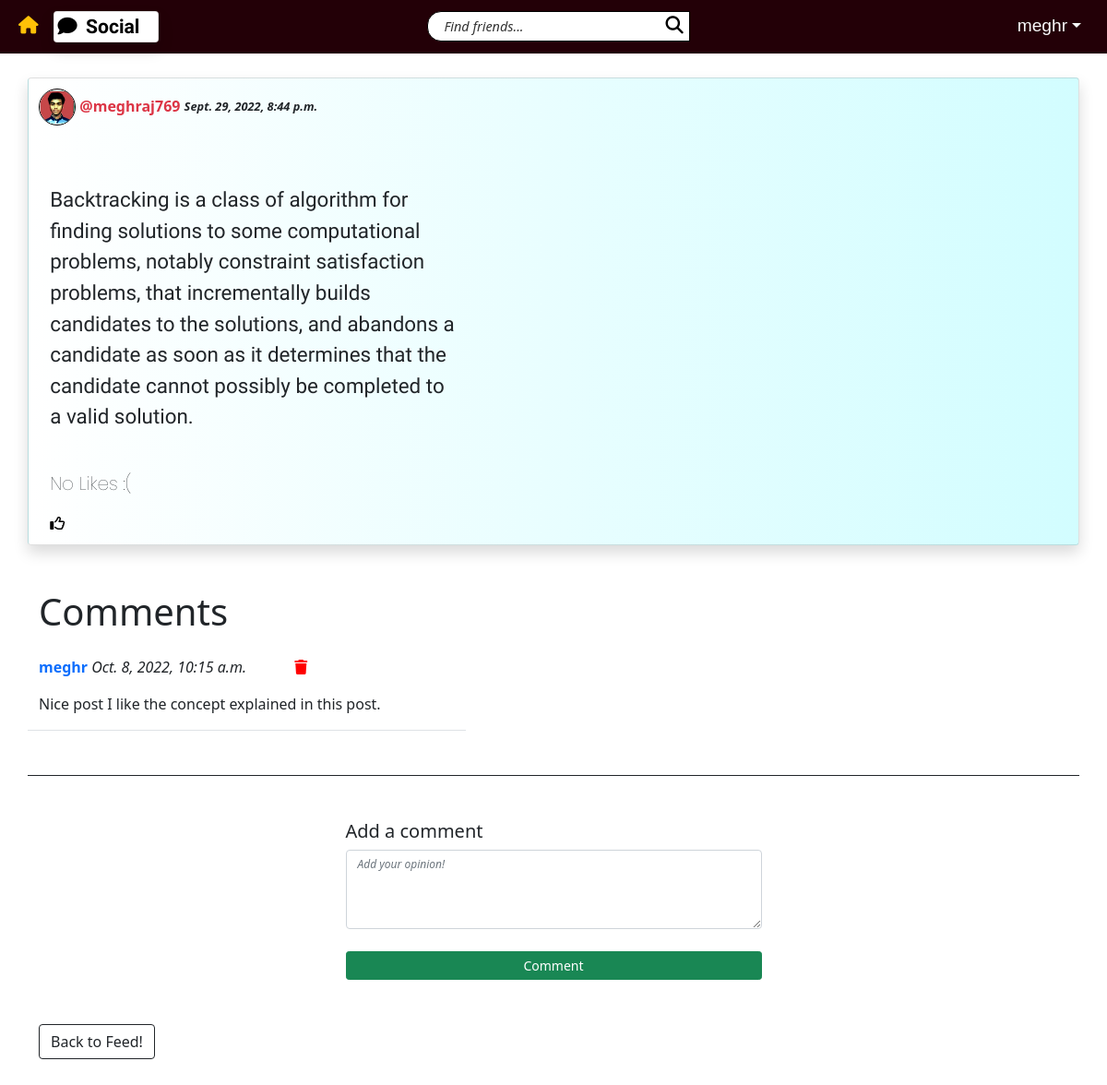
Page /social/post/12/ (signed in) on the committed database.
### main/models.py (models this page shows, shortened)
class Post(models.Model):
    body = models.TextField()
    created_on = models.DateTimeField(default=timezone.now)
    author = models.ForeignKey(User, on_delete=models.CASCADE)
    likers = models.ManyToManyField(User, blank=True, related_name='likers')
    does_like = models.BooleanField(default=False)
    likes = 0
    @property
    def returnlikes(self):
        likes = len(self.likers.all())
        if likes==0:
            return 'No Likes :('
        if likes==1:
            return '1 Like!'
        return str(likes)+' Likes!'

class UserProfile(models.Model):
    user = models.OneToOneField(User, primary_key = True, on_delete=models.CASCADE, verbose_name='user', related_name='profile')
    name = models.CharField(max_length=30, blank=True, null=True)
    bio = models.TextField(max_length=300, null=True, blank=True)
    birth_date = models.DateField(null=True)
    picture = models.ImageField(blank=True, null=True, default='uploads/profile_pictures/default.jpg', upload_to='uploads/profile_pictures')
    followers = models.ManyToManyField(User, blank=True, related_name='followers')

class Comment(models.Model):
    comment = models.TextField()
    created_on = models.DateTimeField(default=timezone.now)
    author = models.ForeignKey(User, on_delete=models.CASCADE)
    post = models.ForeignKey(Post, on_delete=models.CASCADE)

### main/views.py (the view, shortened to what this page needs)
# urls.py: path('post/<int:pk>/', PostDetailView.as_view(), name='post_detail'),
class PostDetailView(LoginRequiredMixin, View):
	def get(self, request, pk, *args, **kwargs):
		post = Post.objects.get(pk=pk)
		form = CommentForm()
		comments = Comment.objects.filter(post=post).order_by('-created_on')
		user_likers = post.likers.all()
		likes = len(user_likers)
		liking = request.user in user_likers
		context = {
			'post' : post,
			'form': form,
			'comments' : comments,
			'likes' : likes,
			'liking' : liking,
		}
		return render(request, 'main/post_detail.html', context)

### main/forms.py
class CommentForm(forms.ModelForm):
    comment = forms.CharField(
        label='',
        widget=forms.Textarea(attrs={
            'rows': 3,
            'placeholder': 'Add your opinion!',
        })
    )
    class Meta:
        model = Comment
        fields = ['comment']

### main/templates/main/post_detail.html (shortened to what this page needs)
{% extends 'landing/base.html' %}
{% load crispy_forms_tags %}
{% block content %}
<div class="container">
    <div class="row mt-5 mb-5 card shadow pop-up">
        <div class="author-time mb-3">
            <a href="{% url 'profile' post.author.profile.pk %}" class="text-danger">
            <img src="{{post.author.profile.picture.url}}" class="dp-mini">
                @{{post.author}}
            </a>
            <span class="create-time">{{post.created_on}}</span>
        </div>
        <div class="post-body mt-5 col-md-5 col-sm-12">
            <p>{{ post.body }}</p>
        </div>
        <p class="user-name mt-4 fs fs-5">{{post.returnlikes}}</p>
        {% if liking %}
        <form action="{% url 'unlike' post.pk %}" method="POST">
            {% csrf_token %}
            <button class="like-btn"><i class="fa-solid fa-thumbs-up text-primary"></i></button>
        </form>
        {% else %}
        <form action="{% url 'like' post.pk %}" method="POST">
            <button class="like-btn"><i class="fa-regular fa-thumbs-up"></i></button>
        </form>
        {% endif %}
    </div>
    <h1>Comments</h1>
    {% for comment in comments %}
    <div class="row mt-4">
        <div class="col-md-5 col-sm-12 border-bottom position-relative">
            <p>
                <a href="{% url 'profile' comment.author.pk %}" class="text-primary"><strong>{{comment.author}}</strong></a>
                <i>{{comment.created_on}}</i>
                {% if request.user == comment.author or request.user == post.author %}
                <a class="m-5" href="{% url 'comment_delete' post.pk comment.pk %}"><i style="color: red;" class="fa-sharp fa-solid fa-trash"></i></a>
                {% endif %}
            </p>
            <p>{{ comment.comment }}</p>
        </div>
    </div>
    {% endfor %}
    <div class="row justify-content-center mt-5 pt-5 border-dark border-top">
        <div class="col-md-5 col-sm-12">
            <h5>Add a comment</h5>
            <form method="POST">
                {{ form | crispy }}
                <div class="d-grid gap-2 mt-4">
                    <button class="btn btn-sm btn-success" type="submit">Comment</button>
                </div>
            </form>
        </div>
    </div>
    <a href="{% url 'post_list' %}" class="btn btn-outline-dark mb-5 mt-5 ms-auto">Back to Feed!</a>
</div>
{% endblock %}

### landing/templates/landing/navbar.html (shortened to what this page needs)
<div class="poppins-font">
    <nav class="navbar fixed-top navbar-expand-lg navbar-style py-1">
        <div class="container-fluid ">
            <a href="{% url 'index' %}"><i class="text-warning ms-2 me-3 fa-solid fa-house"></i></a>
            <a class="navbar"
            {% if user.is_authenticated %}
            href="{% url 'post_list' %}"
            {% else %}
            href="{% url 'index' %}"
            {% endif %}
            ><div class="rounded card shadow brand"><i class="fas fa-comment px-1 "></i> Social</div></a>
            <div class="collapse navbar-collapse" id="navbarSupportedContent">
                <form class="d-flex mx-auto me-5" method="GET" action="{% url 'search' %}">
                    <div class="input-group">
                        <input name="query" value="{{ request.GET.query }}" type="text" class="search-input" placeholder="    Find friends..." aria-label="Username" aria-describedby="basic-addon1">
                        <button type="submit"><i class="fa-sharp fa-solid fa-magnifying-glass"></i></button>
                    </div>
                </form>
                {% if user.is_authenticated %}
                    <div class="nav-item dropdown">
                        <a class="nav-link dropdown-toggle text-light text-sm" data-bs-toggle="dropdown" role="button" aria-expanded="false">{{request.user}}</a>
                    </div>
                {% endif %}
            </div>
        </div>
    </nav>
</div>

### static/landing/css/styles.css (style rules this page uses)
body { overscroll-behavior-y: none; }
html { scroll-behavior: smooth; overflow-x: hidden; }
::placeholder { color: black; font-style: italic; font-size: 75%; opacity: 80%; font-family: 'Segoe UI', Tahoma, Geneva, Verdana, sans-serif; }
a, a:hover, a:focus, a:active { text-decoration: none; color: black; }
.author-time { padding: 0; font-size: 100%; font-weight: bolder; }
button { border: 1px solid black; border-left: none; background-color: white; }
.brand { font-weight: bold; font-family: 'Dancing Script', cursive; background-color: white; font-size: 110%; color: black; padding-right: 20px; display: inline; }
.create-time { font-style: italic; font-weight: light; font-size: 0.8em; }
.dp-mini { border-radius: 100%; border: 1px solid black; filter: brightness(1.2); height: 40px; width: 40px; object-fit: contain; }
.like-btn { padding: 0; border: none; background: none; }
.navbar-style { background-color: #230007; }
.poppins-font { font-family: 'Source Sans Pro', sans-serif; font-size: 120%; }
.pop-up { padding: 1%; background: #70e1f5; background: -webkit-linear-gradient(to right, white, #D2FDFF); background: linear-gradient(to right, white, #D2FDFF); }
.post-body { font-family: 'Ubuntu', 'Poppins'; font-size: 1.4em; }
.search-input { border: 1px solid black; border-radius: 15px; }
.user-name { font-family: 'poppins'; font-size: 80%; font-weight: 100; }

### rows in the picture
Post: author.profile.picture (picture), author "meghraj769", created_on "Sept. 29, 2022, 8:44 p.m.", body "Backtracking is a class of algorithm for finding solutions to some computational problems, notably constraint satisfaction problems, that incrementally builds candidates to the solutions, and abandons a candidate as soon as it determines that the candidate cannot possibly be completed to a valid solution.", returnlikes "No Likes :("
Comment: author "meghr", created_on "Oct. 8, 2022, 10:15 a.m.", comment "Nice post I like the concept explained in this post."

### other values in the picture
{{ request.user }} "meghr"
